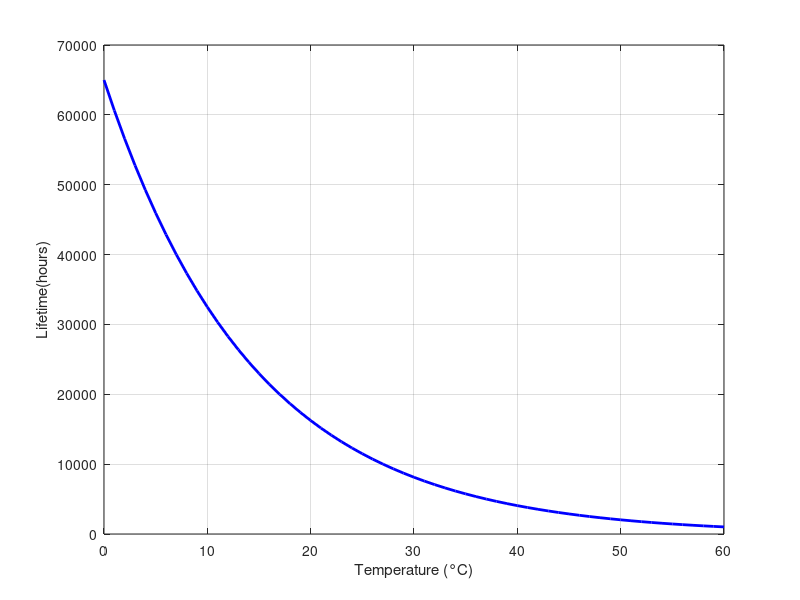

MATLAB code for this plot: (Note: this script raises an error after producing the figure.)

% Given parameters % analytical values
clc;
clear all;
L0 = 10000;  % Expected lifetime for full rated voltage and temperature
V0 = 400;    % Updated rated voltage
T0 = 27;     % Rated temperature
Vx = 400;    % V_X is 400V

% Create an array of temperatures from 0 to 30°C
Tx = 0:60;

% Calculate L_x for each temperature with n = 3
n = 3;
Lx = L0 * (Vx/V0).^(-n) .* 2.^((T0 - Tx)/10);

% Plot L_x vs. T_x
plot(Tx, Lx, 'b-', 'LineWidth', 2);
xlabel('Temperature (°C)');
ylabel('Lifetime(hours)');
%title('Lifetime vs. Temperature');
grid on;
%% plots for overlapping real time and analytical
% Read data from the CSV file
data = readtable('cap.csv');

% Extract columns from the table
time_seconds = data.Column1;
temperature_celsius = data.Column2;
lifetime_hours = data.Column3;

% Plot lifetime vs. time
figure;
subplot(2, 1, 1);
plot(time_seconds, lifetime_hours, 'b-', 'LineWidth', 2);
xlabel('Time (seconds)');
ylabel('Lifetime (hours)');
%title('Lifetime vs. Time');
grid on;

% Plot lifetime vs. temperature
subplot(2, 1, 2);
plot(temperature_celsius, lifetime_hours, 'r-', 'LineWidth', 2);

xlabel('Temperature (°C)');
ylabel('Lifetime (hours)');
%title('Lifetime vs. Temperature');
grid on;

% Adjust subplot spacing
subplot(2, 1, 1);
subplot(2, 1, 2);

% Show the plots
sgtitle('Plots for Real time data');
%% plot for realtime
% Given parameters
L0 = 10000;  % Expected lifetime for full rated voltage and temperature
V0 = 400;    % Updated rated voltage
T0 = 27;     % Rated temperature
Vx = 400;    % V_X is 400V

% Create an array of temperatures from 0 to 30°C
Tx = 0:60;

% Calculate L_x for each temperature with n = 3
n = 3;
Lx = L0 * (Vx/V0).^(-n) .* 2.^((T0 - Tx)/10);

% Read data from the CSV file
data = readtable('cap.csv');

% Extract columns from the table
time_seconds = data.Column1;
temperature_celsius = data.Column2;
lifetime_hours = data.Column3;

% Plot both sets of data on the same graph
figure;
plot(Tx, Lx, 'b-', 'LineWidth', 2, 'DisplayName', 'Analytical Data');
hold on;
plot(temperature_celsius, lifetime_hours, 'r-', 'LineWidth', 2, 'DisplayName', 'Real time data');
xlabel('Temperature (°C)');
ylabel('Lifetime (hours)');
title('Lifetime vs Temperature');
grid on;
legend('Location', 'NorthEast');
hold off;
